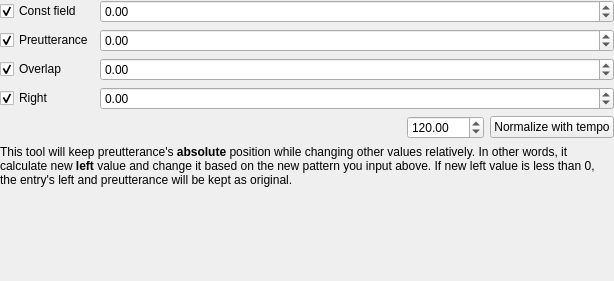
<?xml version="1.0" encoding="UTF-8"?>
<ui version="4.0">
 <class>PreCenteredChangeValueOptionWidget</class>
 <widget class="QWidget" name="PreCenteredChangeValueOptionWidget">
  <property name="geometry">
   <rect>
    <x>0</x>
    <y>0</y>
    <width>614</width>
    <height>281</height>
   </rect>
  </property>
  <property name="windowTitle">
   <string>Form</string>
  </property>
  <layout class="QVBoxLayout" name="verticalLayout">
   <property name="leftMargin">
    <number>0</number>
   </property>
   <property name="topMargin">
    <number>0</number>
   </property>
   <property name="rightMargin">
    <number>0</number>
   </property>
   <property name="bottomMargin">
    <number>0</number>
   </property>
   <item>
    <layout class="QGridLayout" name="gridLayout" columnstretch="0,1">
     <item row="0" column="0">
      <widget class="QCheckBox" name="constFieldCheckBox">
       <property name="text">
        <string>Const field</string>
       </property>
       <property name="checked">
        <bool>true</bool>
       </property>
      </widget>
     </item>
     <item row="0" column="1">
      <widget class="QDoubleSpinBox" name="constFieldDoubleSpinBox">
       <property name="minimum">
        <double>-99999.000000000000000</double>
       </property>
       <property name="maximum">
        <double>99999.000000000000000</double>
       </property>
      </widget>
     </item>
     <item row="1" column="0">
      <widget class="QCheckBox" name="preutteranceCheckBox">
       <property name="text">
        <string>Preutterance</string>
       </property>
       <property name="checked">
        <bool>true</bool>
       </property>
      </widget>
     </item>
     <item row="1" column="1">
      <widget class="QDoubleSpinBox" name="preutteranceDoubleSpinBox">
       <property name="minimum">
        <double>-99999.000000000000000</double>
       </property>
       <property name="maximum">
        <double>99999.000000000000000</double>
       </property>
      </widget>
     </item>
     <item row="2" column="0">
      <widget class="QCheckBox" name="overlapCheckBox">
       <property name="text">
        <string>Overlap</string>
       </property>
       <property name="checked">
        <bool>true</bool>
       </property>
      </widget>
     </item>
     <item row="2" column="1">
      <widget class="QDoubleSpinBox" name="overlapDoubleSpinBox">
       <property name="minimum">
        <double>-99999.000000000000000</double>
       </property>
       <property name="maximum">
        <double>99999.000000000000000</double>
       </property>
      </widget>
     </item>
     <item row="3" column="0">
      <widget class="QCheckBox" name="rightCheckBox">
       <property name="text">
        <string>Right</string>
       </property>
       <property name="checked">
        <bool>true</bool>
       </property>
      </widget>
     </item>
     <item row="3" column="1">
      <widget class="QDoubleSpinBox" name="rightDoubleSpinBox">
       <property name="minimum">
        <double>-99999.000000000000000</double>
       </property>
       <property name="maximum">
        <double>99999.000000000000000</double>
       </property>
      </widget>
     </item>
    </layout>
   </item>
   <item>
    <layout class="QHBoxLayout" name="horizontalLayout">
     <item>
      <spacer name="horizontalSpacer">
       <property name="orientation">
        <enum>Qt::Horizontal</enum>
       </property>
       <property name="sizeHint" stdset="0">
        <size>
         <width>40</width>
         <height>20</height>
        </size>
       </property>
      </spacer>
     </item>
     <item>
      <widget class="QDoubleSpinBox" name="tempoDoubleSpinBox">
       <property name="minimum">
        <double>1.000000000000000</double>
       </property>
       <property name="maximum">
        <double>99999.000000000000000</double>
       </property>
       <property name="singleStep">
        <double>1.000000000000000</double>
       </property>
       <property name="value">
        <double>120.000000000000000</double>
       </property>
      </widget>
     </item>
     <item>
      <widget class="QPushButton" name="normalizeWithTempoButton">
       <property name="text">
        <string>Normalize with tempo</string>
       </property>
      </widget>
     </item>
    </layout>
   </item>
   <item>
    <widget class="QLabel" name="label">
     <property name="text">
      <string>This tool will keep preutterance's &lt;b&gt;absolute&lt;/b&gt; position while changing other values relatively. In other words, it calculate new  &lt;b&gt;left&lt;/b&gt; value and change it based on the new pattern you input above. If new left value is less than 0, the entry's left and preutterance will be kept as original.</string>
     </property>
     <property name="wordWrap">
      <bool>true</bool>
     </property>
    </widget>
   </item>
   <item>
    <spacer name="verticalSpacer">
     <property name="orientation">
      <enum>Qt::Vertical</enum>
     </property>
     <property name="sizeHint" stdset="0">
      <size>
       <width>20</width>
       <height>88</height>
      </size>
     </property>
    </spacer>
   </item>
  </layout>
 </widget>
 <resources/>
 <connections>
  <connection>
   <sender>constFieldCheckBox</sender>
   <signal>toggled(bool)</signal>
   <receiver>constFieldDoubleSpinBox</receiver>
   <slot>setEnabled(bool)</slot>
   <hints>
    <hint type="sourcelabel">
     <x>70</x>
     <y>14</y>
    </hint>
    <hint type="destinationlabel">
     <x>138</x>
     <y>17</y>
    </hint>
   </hints>
  </connection>
  <connection>
   <sender>preutteranceCheckBox</sender>
   <signal>toggled(bool)</signal>
   <receiver>preutteranceDoubleSpinBox</receiver>
   <slot>setEnabled(bool)</slot>
   <hints>
    <hint type="sourcelabel">
     <x>80</x>
     <y>39</y>
    </hint>
    <hint type="destinationlabel">
     <x>176</x>
     <y>41</y>
    </hint>
   </hints>
  </connection>
  <connection>
   <sender>overlapCheckBox</sender>
   <signal>toggled(bool)</signal>
   <receiver>overlapDoubleSpinBox</receiver>
   <slot>setEnabled(bool)</slot>
   <hints>
    <hint type="sourcelabel">
     <x>55</x>
     <y>77</y>
    </hint>
    <hint type="destinationlabel">
     <x>178</x>
     <y>77</y>
    </hint>
   </hints>
  </connection>
  <connection>
   <sender>rightCheckBox</sender>
   <signal>toggled(bool)</signal>
   <receiver>rightDoubleSpinBox</receiver>
   <slot>setEnabled(bool)</slot>
   <hints>
    <hint type="sourcelabel">
     <x>56</x>
     <y>105</y>
    </hint>
    <hint type="destinationlabel">
     <x>194</x>
     <y>105</y>
    </hint>
   </hints>
  </connection>
 </connections>
</ui>
